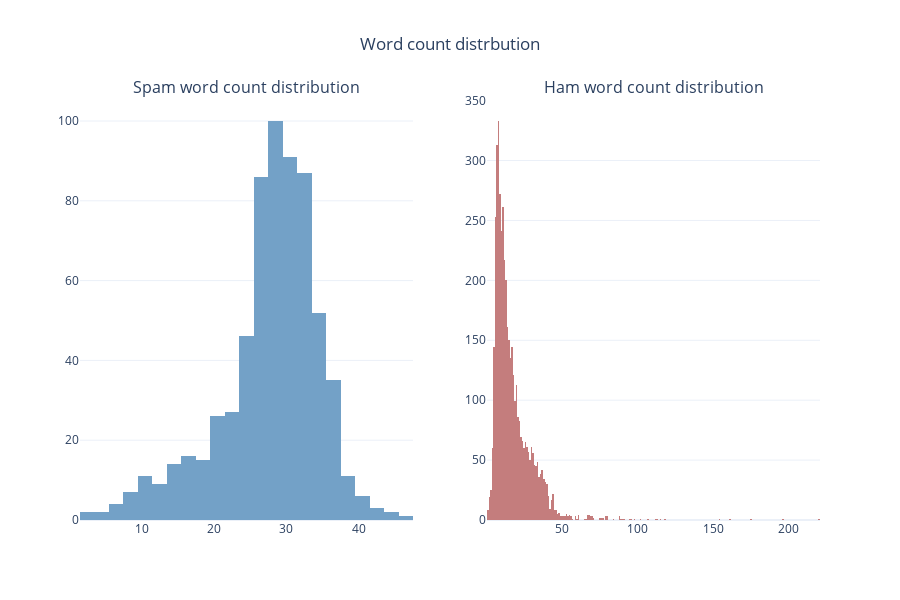

Notebook code cell kept with this figure:
### Code cell
spam = emailSMSData.query("target=='spam'")['words_count'].reset_index()
ham = emailSMSData.query("target=='ham'")['words_count'].reset_index()

fig = make_subplots(rows=1, cols=2, subplot_titles=("Spam word count distribution", "Ham word count distribution"))
fig.add_trace(go.Histogram(x=spam['words_count'], marker_color='#73a1c7'),row=1, col=1)
fig.add_trace(go.Histogram(x=ham['words_count'],  marker_color='#c47d7d' ),row=1, col=2)
fig.update_layout(height=600, title_text="Word count distrbution", title_x = 0.5, showlegend=False, template='plotly_white')
fig.show()

### Figure 1 — Plotly figure (JSON) as saved in the notebook; plotly's stock layout.template omitted (floating-point values rounded to 4 significant figures; data arrays with more than 128 entries replaced by an {"elided": "..."} marker saying what was removed)
{"data": [{"marker": {"color": "#73a1c7"}, "type": "histogram", "x": {"elided": "653 int values"}, "xaxis": "x", "yaxis": "y"}, {"marker": {"color": "#c47d7d"}, "type": "histogram", "x": {"elided": "4516 int values"}, "xaxis": "x2", "yaxis": "y2"}], "layout": {"annotations": [{"font": {"size": 16}, "showarrow": false, "text": "Spam word count distribution", "x": 0.225, "xanchor": "center", "xref": "paper", "y": 1, "yanchor": "bottom", "yref": "paper"}, {"font": {"size": 16}, "showarrow": false, "text": "Ham word count distribution", "x": 0.775, "xanchor": "center", "xref": "paper", "y": 1, "yanchor": "bottom", "yref": "paper"}], "height": 600, "showlegend": false, "title": {"text": "Word count distrbution", "x": 0.5}, "xaxis": {"anchor": "y", "domain": [0, 0.45]}, "xaxis2": {"anchor": "y2", "domain": [0.55, 1]}, "yaxis": {"anchor": "x", "domain": [0, 1]}, "yaxis2": {"anchor": "x2", "domain": [0, 1]}}}
